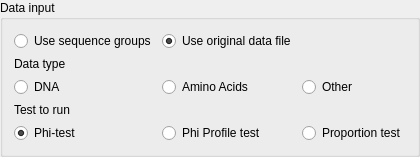
                          <widget class="QGroupBox" name="groupBox_2">
                           <property name="title">
                            <string>Data input</string>
                           </property>
                           <layout class="QGridLayout" name="gridLayout_4">
                            <item row="2" column="0">
                             <widget class="QRadioButton" name="radioBtn_dna">
                              <property name="text">
                               <string>DNA</string>
                              </property>
                              <property name="autoExclusive">
                               <bool>true</bool>
                              </property>
                              <attribute name="buttonGroup">
                               <string notr="true">buttonGroup_2</string>
                              </attribute>
                             </widget>
                            </item>
                            <item row="2" column="2">
                             <widget class="QRadioButton" name="radioBtn_other">
                              <property name="text">
                               <string>Other</string>
                              </property>
                              <attribute name="buttonGroup">
                               <string notr="true">buttonGroup_2</string>
                              </attribute>
                             </widget>
                            </item>
                            <item row="0" column="1">
                             <widget class="QRadioButton" name="radioBtn_use_og_seqs">
                              <property name="text">
                               <string>Use original data file</string>
                              </property>
                              <property name="checked">
                               <bool>true</bool>
                              </property>
                              <attribute name="buttonGroup">
                               <string notr="true">buttonGroup</string>
                              </attribute>
                             </widget>
                            </item>
                            <item row="2" column="1">
                             <widget class="QRadioButton" name="radioBtn_protein">
                              <property name="text">
                               <string>Amino Acids</string>
                              </property>
                              <attribute name="buttonGroup">
                               <string notr="true">buttonGroup_2</string>
                              </attribute>
                             </widget>
                            </item>
                            <item row="0" column="0">
                             <widget class="QRadioButton" name="radioBtn_use_group_seqs">
                              <property name="text">
                               <string>Use sequence groups</string>
                              </property>
                              <attribute name="buttonGroup">
                               <string notr="true">buttonGroup</string>
                              </attribute>
                             </widget>
                            </item>
                            <item row="1" column="0">
                             <widget class="QLabel" name="label_8">
                              <property name="text">
                               <string>Data type</string>
                              </property>
                             </widget>
                            </item>
                            <item row="3" column="0">
                             <widget class="QLabel" name="label_13">
                              <property name="text">
                               <string>Test to run</string>
                              </property>
                             </widget>
                            </item>
                            <item row="4" column="0">
                             <widget class="QRadioButton" name="radioBtn_phi_test">
                              <property name="text">
                               <string>Phi-test</string>
                              </property>
                              <property name="checked">
                               <bool>true</bool>
                              </property>
                              <attribute name="buttonGroup">
                               <string notr="true">buttonGroup_3</string>
                              </attribute>
                             </widget>
                            </item>
                            <item row="4" column="1">
                             <widget class="QRadioButton" name="radioBtn_profile_test">
                              <property name="text">
                               <string>Phi Profile test</string>
                              </property>
                              <attribute name="buttonGroup">
                               <string notr="true">buttonGroup_3</string>
                              </attribute>
                             </widget>
                            </item>
                            <item row="4" column="2">
                             <widget class="QRadioButton" name="radioBtn_dist_recomb_test">
                              <property name="text">
                               <string>Proportion test</string>
                              </property>
                              <attribute name="buttonGroup">
                               <string notr="true">buttonGroup_3</string>
                              </attribute>
                             </widget>
                            </item>
                           </layout>
                          </widget>
